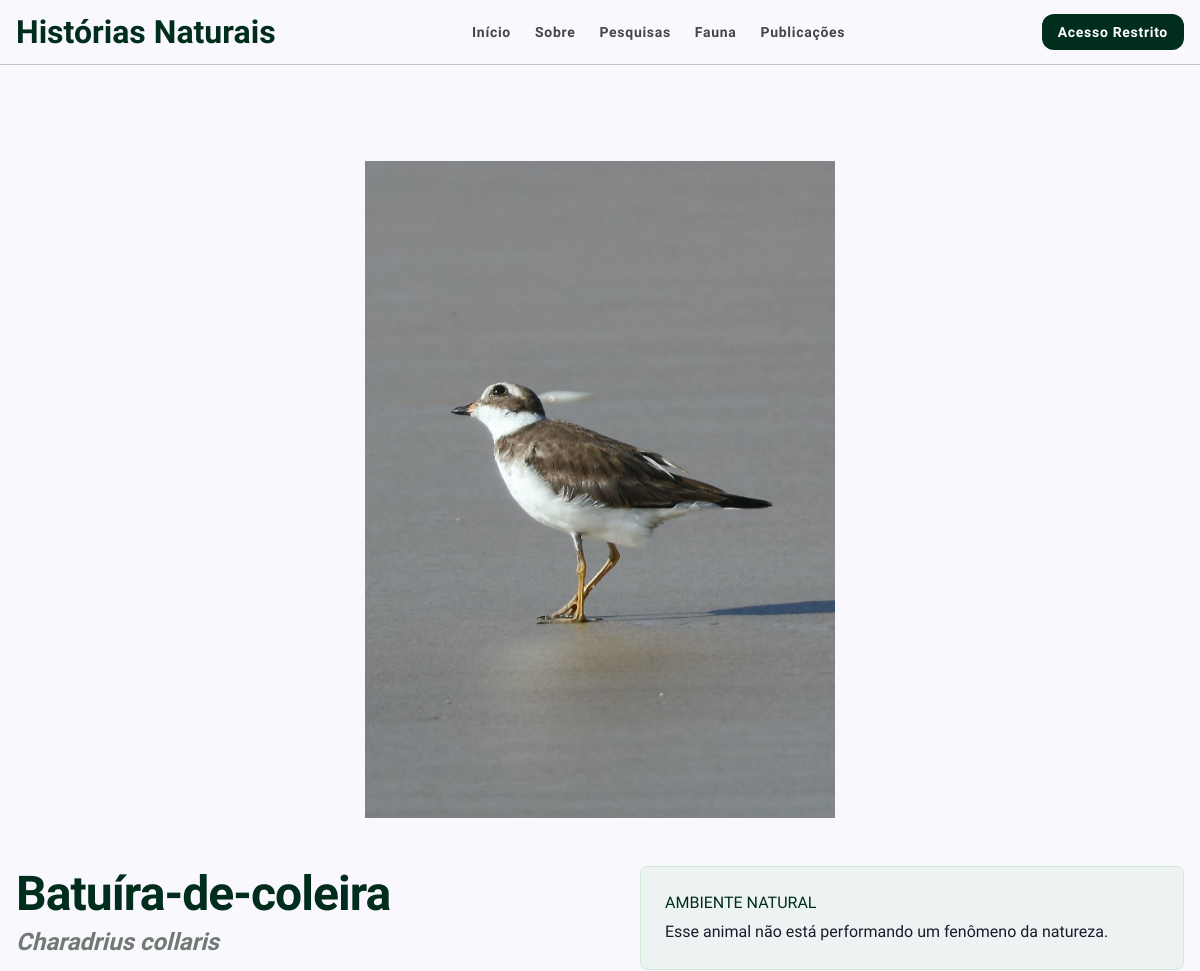
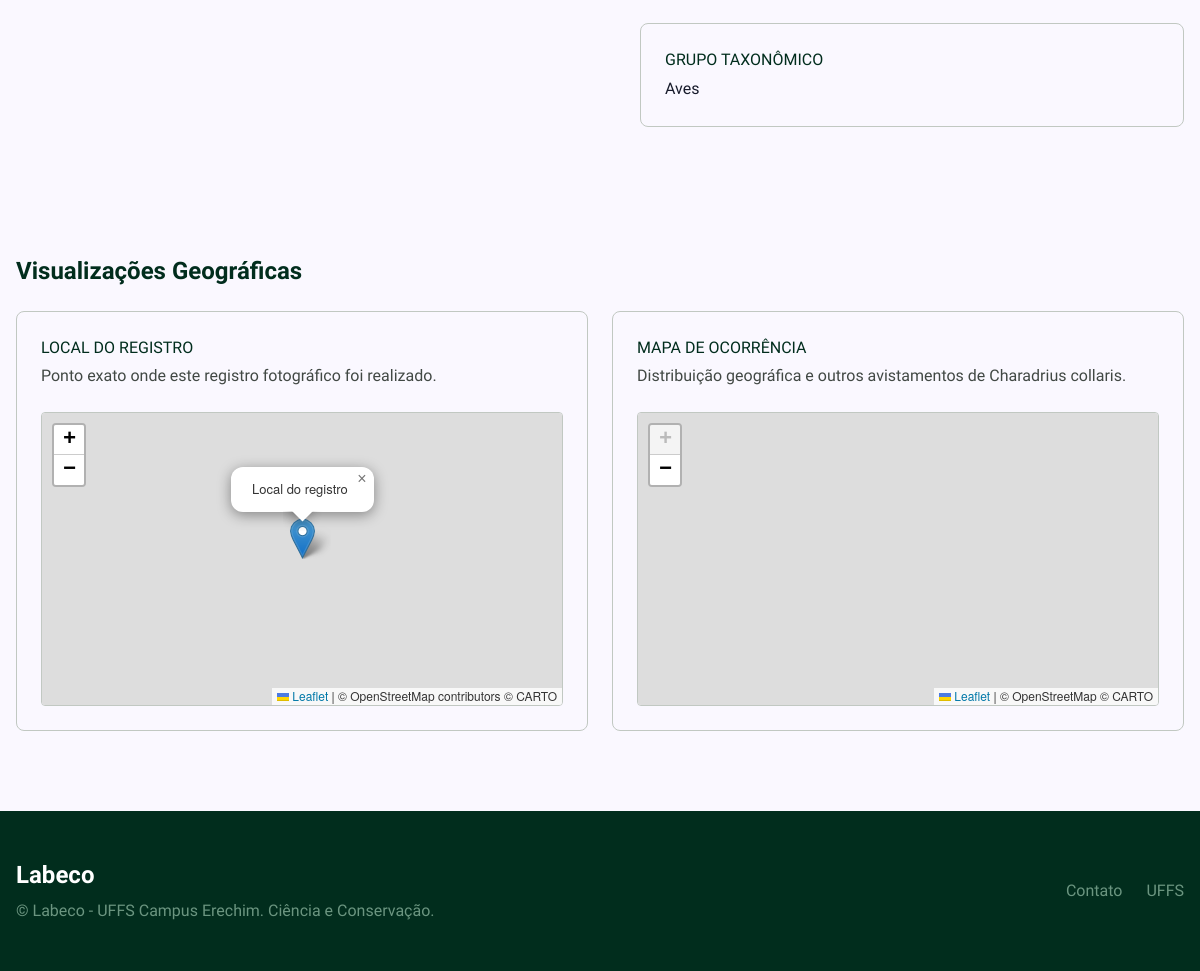
The page /fauna/17/ on the database its author committed (2 pictures, top to bottom).
### core/models.py (models this page shows, shortened)
class ImagemAnimal(models.Model):
    animais = models.ManyToManyField('core.Animal', verbose_name='Animais', db_table='core_imagemanimal_animais')
    fenomeno = models.ForeignKey('core.Fenomeno', verbose_name='Fenômeno', on_delete=models.CASCADE)
    local = models.ForeignKey('core.Local', verbose_name='Locais', on_delete=models.CASCADE)
    midia = models.FileField('Mídia (Foto ou Vídeo)', upload_to=buscar_ext)
    class Meta:
        verbose_name = 'Imagem de Animal'
        verbose_name_plural = 'Imagens de Animais'

class Animal(models.Model):
    nome_comum = models.CharField('Nome Comum', max_length=100)
    nome_cientifico = models.CharField('Nome Científico', max_length=100)
    grupo = models.ForeignKey('core.GrupoTaxonomico', verbose_name='Grupo Taxonômico', on_delete=models.CASCADE)
    class Meta:
        verbose_name = 'Animal'
        verbose_name_plural = 'Animais'

class Fenomeno(models.Model):
    nome = models.CharField('Nome', max_length=100)
    descricao = models.TextField('Descrição', max_length=2000)
    class Meta:
        verbose_name = 'Fenômeno'
        verbose_name_plural = 'Fenômenos'
    def __str__(self):
        return self.nome

class GrupoTaxonomico(models.Model):
    nome = models.CharField('Nome', max_length=100)
    class Meta:
        verbose_name = 'Grupo Taxonômico'
        verbose_name_plural = 'Grupos Taxonômicos'

### core/views.py (the view)
def detalhes_animal(request, animal_id):
    animal = get_object_or_404(ImagemAnimal, id=animal_id)
    registros = ImagemAnimal.objects.select_related(
        "local"
    ).filter(animais__in=animal.animais.all()).distinct()
    return render(request, 'animais.html', {'animal': animal, 'registros': registros})

### core/templates/animais.html (shortened to what this page needs)
{% extends 'base.html' %}
{% load static %}
{%block content%}
<main class="pt-24 pb-xl">
    <div class="max-w-max-width mx-auto px-margin-mobile md:px-margin-desktop">
        <div class="flex flex-col gap-lg">
            <div class="aspect-video rounded-xl overflow-hidden">
                {% with media_name=animal.midia.name|default_if_none:''|lower %}
                {% if media_name|slice:'-4:' == '.mp4' or media_name|slice:'-5:' == '.webm' or media_name|slice:'-4:' == '.ogg' or media_name|slice:'-4:' == '.mov' or media_name|slice:'-4:' == '.m4v' or media_name|slice:'-4:' == '.avi' %}
                <video class="w-full h-full object-contain" controls preload="metadata" playsinline>
                    <source src="{{ animal.midia.url }}">
                    Seu navegador não suporta vídeos.
                </video>
                {% else %}
                <img class="w-full h-full object-contain cursor-pointer" src="{{ animal.midia.url }}"
                    alt="{{ animal.animais.first.nome_comum|default:'Animal' }}" onclick="abrirImagem('{{ animal.midia.url }}')">
                {% endif %}
                {% endwith %}
            </div>
            <div class="grid grid-cols-1 md:grid-cols-2 gap-xl items-start">
                <div>
                    {% for animal_instance in animal.animais.all %}
                    <h1 class="font-display-lg text-display-lg text-primary mb-1">{{ animal_instance.nome_comum }}</h1>
                    <p class="font-headline-sm text-headline-sm text-outline italic mb-lg">
                        {{ animal_instance.nome_cientifico }}</p>
                    {% endfor %}
                </div>
                <div class="space-y-md">
                    <div class="p-md bg-tertiary-fixed/30 border border-tertiary-fixed rounded-xl">
                        <h2 class="font-label-md text-primary uppercase mb-base">{{ animal.fenomeno }}</h2>
                        <p class="font-body-lg text-on-surface leading-relaxed">
                            {{ animal.fenomeno.descricao }}
                        </p>
                    </div>
                    <div class="p-md bg-surface border border-outline-variant rounded-xl">
                        <h2 class="font-label-md text-primary uppercase mb-base">Grupo Taxonômico</h2>
                        <p class="font-body-lg text-on-surface leading-relaxed">{{ animal.animais.first.grupo.nome|default:'Sem grupo' }}</p>
                    </div>
                </div>
            </div>
            <div class="mt-xl">
                <h2 class="font-headline-sm text-headline-sm text-primary mb-md">Visualizações Geográficas</h2>
                <div class="grid grid-cols-1 md:grid-cols-2 gap-md">
                    <div class="flex flex-col gap-sm">
                        <div class="p-md bg-surface border border-outline-variant rounded-xl h-full">
                            <h3 class="font-label-md text-primary uppercase mb-base">Local do Registro</h3>
                            <p class="font-body-md text-on-surface-variant mb-md">Ponto exato onde este registro
                                fotográfico foi realizado.</p>
                            <div class="aspect-video rounded-lg overflow-hidden border border-outline-variant">
                                <div id="map" data-lat="{{ animal.local.latitude }}"
                                    data-lng="{{ animal.local.longitude }}" class="w-full h-full">
                                </div>
                            </div>
                        </div>
                    </div>
                    <div class="flex flex-col gap-sm">
                        <div class="p-md bg-surface border border-outline-variant rounded-xl h-full">
                            <h3 class="font-label-md text-primary uppercase mb-base">Mapa de Ocorrência</h3>
                            <p class="font-body-md text-on-surface-variant mb-md">Distribuição geográfica e outros
                                avistamentos de {{ animal.animais.first.nome_cientifico|default:'esta espécie' }}.</p>
                            <div class="aspect-video rounded-lg overflow-hidden border border-outline-variant">
                                <div id="map2" class="w-full h-full"></div>
                            </div>
                        </div>
                    </div>
                </div>
            </div>
        </div>
    </div>
</main>
{% endblock %}

### core/templates/base.html
{%load static%}
{% include 'cabecalho.html' %}
<main class="flex-1">
    {% block content %}{% endblock %}
</main>
{% include 'rodape.html' %}

### core/templates/cabecalho.html (shortened to what this page needs)
{%load static%}
<!DOCTYPE html>
<html class="light" lang="pt-BR" style="">
<head>
    <script src="https://cdn.tailwindcss.com?plugins=forms,container-queries"></script>
    <script id="tailwind-config">
        tailwind.config = {
            darkMode: "class",
            theme: {
                extend: {
                    "colors": {
                        "surface": "#faf8ff",
                        "surface-tint": "#3f6653",
                        "outline-variant": "#c1c8c2",
                        "background": "#faf8ff",
                        "surface-container-lowest": "#ffffff",
                        "inverse-primary": "#a5d0b9",
                        "error-container": "#ffdad6",
                        "secondary-fixed": "#a1f4c8",
                        "error": "#ba1a1a",
                        "primary": "#012d1d",
                        "tertiary-fixed-dim": "#b3cdb7",
                        "on-surface": "#171b2b",
                        "surface-dim": "#d6d9ef",
                        "outline": "#717973",
                        "on-tertiary-fixed": "#092012",
                        "on-tertiary": "#ffffff",
                        "on-secondary-fixed-variant": "#005236",
                        "on-tertiary-container": "#93ad98",
                        "surface-bright": "#faf8ff",
                        "secondary-fixed-dim": "#86d7ad",
                        "on-error-container": "#93000a",
                        "inverse-surface": "#2c3041",
                        "surface-variant": "#dee1f8",
                        "on-primary-container": "#86af99",
                        "secondary-container": "#a1f4c8",
                        "on-primary": "#ffffff",
                        "surface-container-high": "#e4e7fe",
                        "inverse-on-surface": "#eff0ff",
                        "on-secondary-fixed": "#002113",
                        "on-background": "#171b2b",
                        "primary-fixed": "#c1ecd4",
                        "on-tertiary-fixed-variant": "#354c3b",
                        "surface-container": "#ebedff",
                        "tertiary-fixed": "#cee9d3",
                        "surface-container-highest": "#dee1f8",
                        "on-surface-variant": "#414844",
                        "tertiary-container": "#2a4131",
                        "on-secondary-container": "#1b724f",
                        "on-secondary": "#ffffff",
                        "tertiary": "#152b1c",
                        "primary-fixed-dim": "#a5d0b9",
                        "on-primary-fixed": "#002114",
                        "secondary": "#116c4a",
                        "primary-container": "#1b4332",
                        "surface-container-low": "#f3f2ff",
                        "on-error": "#ffffff",
                        "on-primary-fixed-variant": "#274e3d"
                    },
                    "borderRadius": {
                        "DEFAULT": "0.125rem",
                        "lg": "0.25rem",
                        "xl": "0.5rem",
                        "full": "0.75rem"
                    },
                    "spacing": {
                        "sm": "16px",
                        "margin-desktop": "auto",
                        "gutter": "24px",
                        "base": "4px",
                        "xs": "8px",
                        "xl": "80px",
                        "lg": "48px",
                        "md": "24px",
                        "max-width": "1200px",
                        "margin-mobile": "16px"
                    },
                    "fontFamily": {
                        "display-lg-mobile": ["Source Serif 4"],
                        "body-md": ["Hanken Grotesk"],
                        "label-md": ["Hanken Grotesk"],
                        "headline-sm": ["Source Serif 4"],
                        "body-lg": ["Hanken Grotesk"],
                        "display-lg": ["Source Serif 4"],
                        "caption": ["Hanken Grotesk"],
                        "headline-md": ["Source Serif 4"]
                    },
                    "fontSize": {
                        "display-lg-mobile": ["32px", { "lineHeight": "40px", "fontWeight": "700" }],
                        "body-md": ["16px", { "lineHeight": "24px", "fontWeight": "400" }],
                        "label-md": ["14px", { "lineHeight": "20px", "letterSpacing": "0.05em", "fontWeight": "600" }],
                        "headline-sm": ["24px", { "lineHeight": "32px", "fontWeight": "600" }],
                        "body-lg": ["18px", { "lineHeight": "28px", "fontWeight": "400" }],
                        "display-lg": ["48px", { "lineHeight": "56px", "letterSpacing": "-0.02em", "fontWeight": "700" }],
                        "caption": ["12px", { "lineHeight": "16px", "fontWeight": "400" }],
                        "headline-md": ["32px", { "lineHeight": "40px", "fontWeight": "600" }]
                    }
                },
            },
        }
    </script>
    <link rel="stylesheet" href="https://unpkg.com/leaflet/dist/leaflet.css">
</head>
<body class="bg-surface text-on-surface">
    <nav
        class="bg-surface dark:bg-primary-container border-b border-outline-variant dark:border-outline sticky top-0 z-50 transition-colors duration-200">
        <div
            class="flex justify-between items-center w-full px-margin-mobile md:px-margin-desktop max-w-max-width mx-auto h-16">
            <div class="font-headline-md text-headline-md font-bold text-primary dark:text-on-primary-container">
                Histórias Naturais
            </div>
            <div id="nav-principal" class="hidden md:flex gap-md items-center">
                <a class="link-nav text-on-surface-variant dark:text-on-primary-fixed-variant hover:text-primary transition-colors duration-200 font-label-md text-label-md"
                    href="{% url 'index' %}">Início</a>
                 <a class="link-nav text-on-surface-variant dark:text-on-primary-fixed-variant hover:text-primary transition-colors duration-200 font-label-md text-label-md"
                    href="{% url 'sobre' %}">Sobre</a>
                 <a class="link-nav text-on-surface-variant dark:text-on-primary-fixed-variant hover:text-primary transition-colors duration-200 font-label-md text-label-md"
                    href="{% url 'pesquisas' %}">Pesquisas</a>
                <a class="link-nav text-on-surface-variant dark:text-on-primary-fixed-variant hover:text-primary transition-colors duration-200 font-label-md text-label-md"
                    href="{% url 'fauna' %}">Fauna</a>
                <a class="link-nav text-on-surface-variant dark:text-on-primary-fixed-variant hover:text-primary transition-colors duration-200 font-label-md text-label-md"
                    href="{% url 'publicacoes' %}">Publicações</a>
            </div>
            <div class="flex items-center gap-xs">
                <a class="bg-primary text-on-primary px-sm py-2 rounded-full font-label-md text-label-md hover:opacity-90 transition-opacity"
                    href="{% url 'admin' %}">Acesso
                    Restrito</a>
            </div>
        </div>
    </nav>

### core/templates/rodape.html (shortened to what this page needs)
<footer class="bg-primary dark:bg-on-secondary-fixed w-full py-lg px-margin-mobile md:px-margin-desktop">
    <div class="max-w-max-width mx-auto flex flex-col md:flex-row justify-between items-center gap-sm">
        <div class="flex flex-col items-center md:items-start gap-xs">
            <div class="font-headline-sm text-headline-sm text-on-primary">Labeco</div>
            <p class="text-on-primary-container opacity-80 font-body-md text-body-md text-center md:text-left">©
                Labeco -
                UFFS Campus Erechim. Ciência e Conservação.</p>
        </div>
        <div class="flex gap-md items-center">
            <a class="text-on-primary-container opacity-80 hover:text-white transition-colors font-body-md text-body-md"
                href="mailto:paulo.hartmann@gmail.com">Contato</a>
            <a class="text-on-primary-container opacity-80 hover:text-white transition-colors font-body-md text-body-md"
                href="https://www.uffs.edu.br" target="_blank">UFFS</a>
</footer>
</body>
</html>

### core/templates/cabecalho.html (style rules this page uses)
body { font-family: 'Hanken Grotesk', sans-serif; -webkit-font-smoothing: antialiased; }

### rows shown on the page
ImagemAnimal: midia (picture), fenomeno "AMBIENTE NATURAL", fenomeno.descricao "Esse animal não está performando um fenômeno da natureza.", animais.first.grupo.nome "Aves", animais.first.nome_cientifico "Charadrius collaris"
Animal: nome_comum "Batuíra-de-coleira", nome_cientifico "Charadrius collaris"
